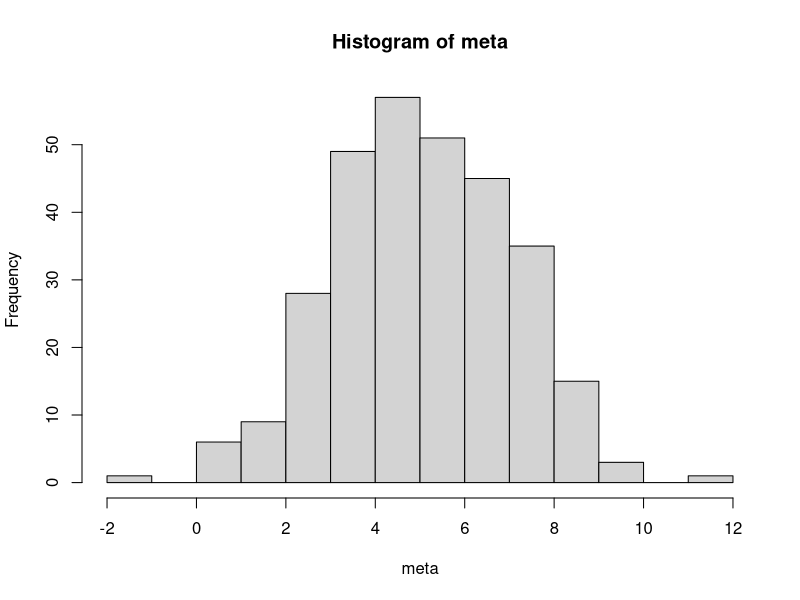
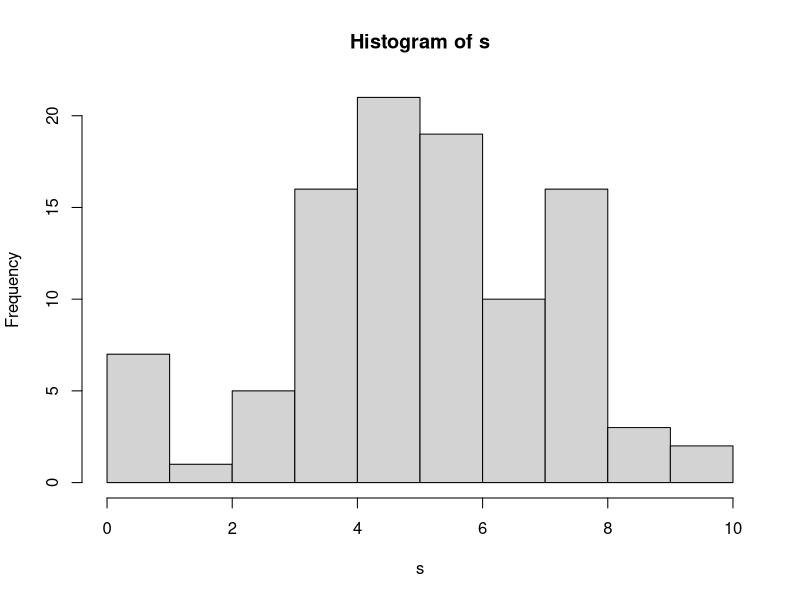

These charts were generated, in order, by the following R code:
## ---- chunk 1
knitr::opts_chunk$set(echo = TRUE)
## ---- chunk 2
idx<-as.integer(runif(300)*300)+1
## ---- chunk 3
meta<-rnorm(300,5,2)
hist(meta)
## ---- chunk 4
idx<-as.integer(runif(100)*300)+1
s<-meta[idx]
s.sum<-summary(s)
hist(s)
print(s.sum[4])
